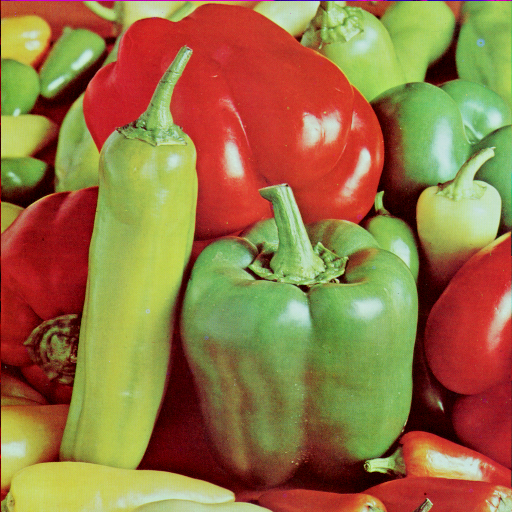
#> input picture Lab_1/p1-4students/imgs-P1/peppers.ppm, 512 x 512 px, found by its file name
$ python showPGM2.py
#> lines starting #> are read from the running program, lines starting #| are printed output that depends on the picture
import matplotlib.pyplot as plt
import matplotlib.image as mpimg

def show_two_pgm_images(image_path1, image_path2):
    # Read the PGM images using matplotlib
    img1 = mpimg.imread(image_path1)
#> img1 is the input picture: shape (512, 512, 3); mean R, G, B 149.8, 115.6, 66.5
    img2 = mpimg.imread(image_path2)
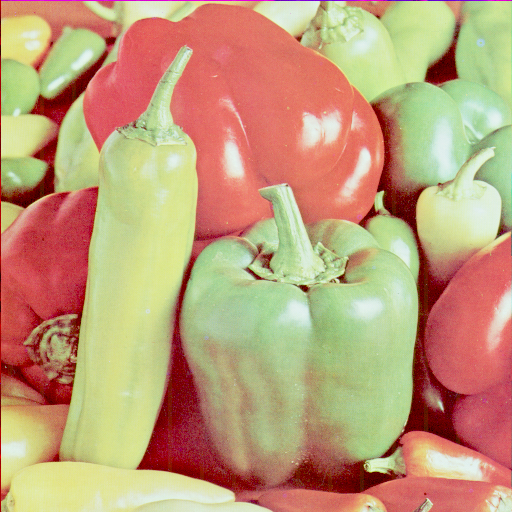
#> input picture Lab_1/p1-4students/imgs-out-P1/peppers_br2.ppm, 512 x 512 px, found by its file name
#> img2 is the input picture: shape (512, 512, 3); mean R, G, B 192.2, 156.3, 120.3

    # Create a figure with two subplots
    fig, axs = plt.subplots(1, 2, figsize=(10, 5))

    # Display the first image on the left subplot
    axs[0].imshow(img1, cmap='gray')
    axs[0].axis('off')  # Turn off axis labels

    # Display the second image on the right subplot
    axs[1].imshow(img2, cmap='gray')
    axs[1].axis('off')  # Turn off axis labels

    plt.show()
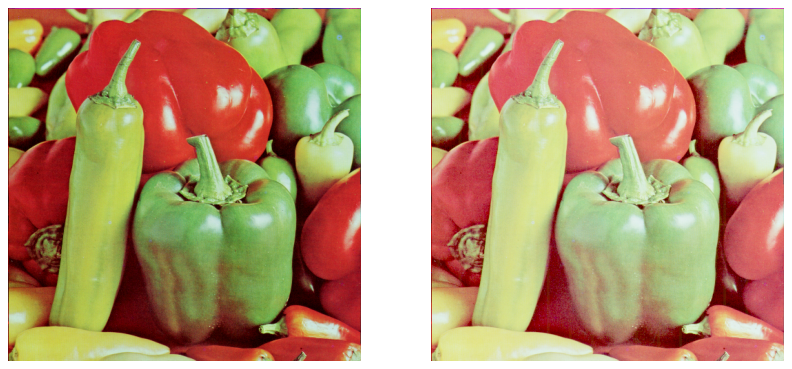
#> figure drawn by matplotlib, 2 panels

# Example usage:
# Replace 'path/to/your/image1.pgm' and 'path/to/your/image2.pgm'
# with the paths to your two PGM image files

pgm_image_path1 = r"C:\Users\gonza\OneDrive\Escritorio\master_2023\Vision_Computer\Lab_1\p1-4students\imgs-P1\peppers.ppm"
pgm_image_path2 = r"C:\Users\gonza\OneDrive\Escritorio\master_2023\Vision_Computer\Lab_1\p1-4students\imgs-out-P1\peppers_br2.ppm"
show_two_pgm_images(pgm_image_path1, pgm_image_path2)
